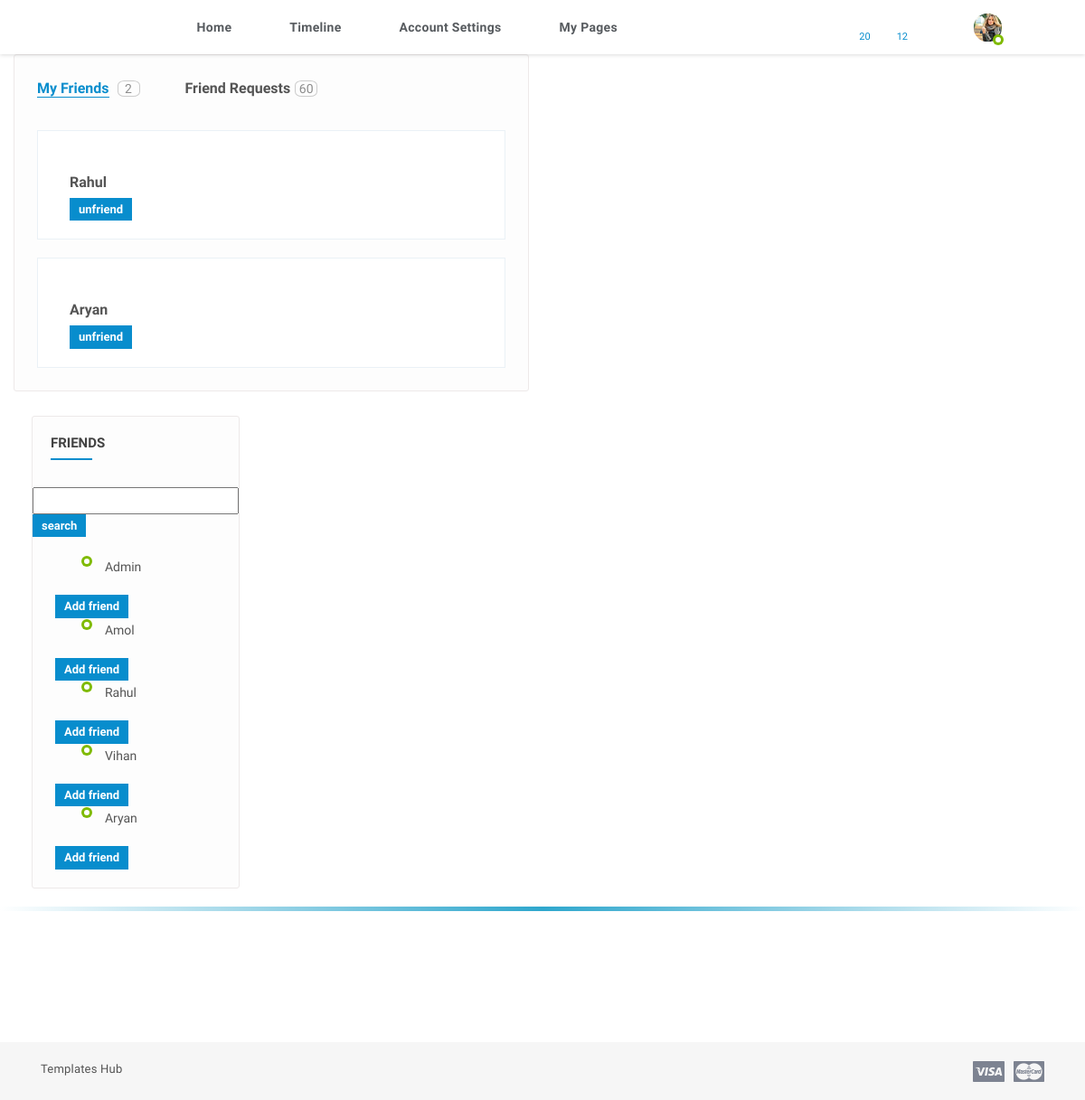
The app's page /friends-list (signed in), older data.
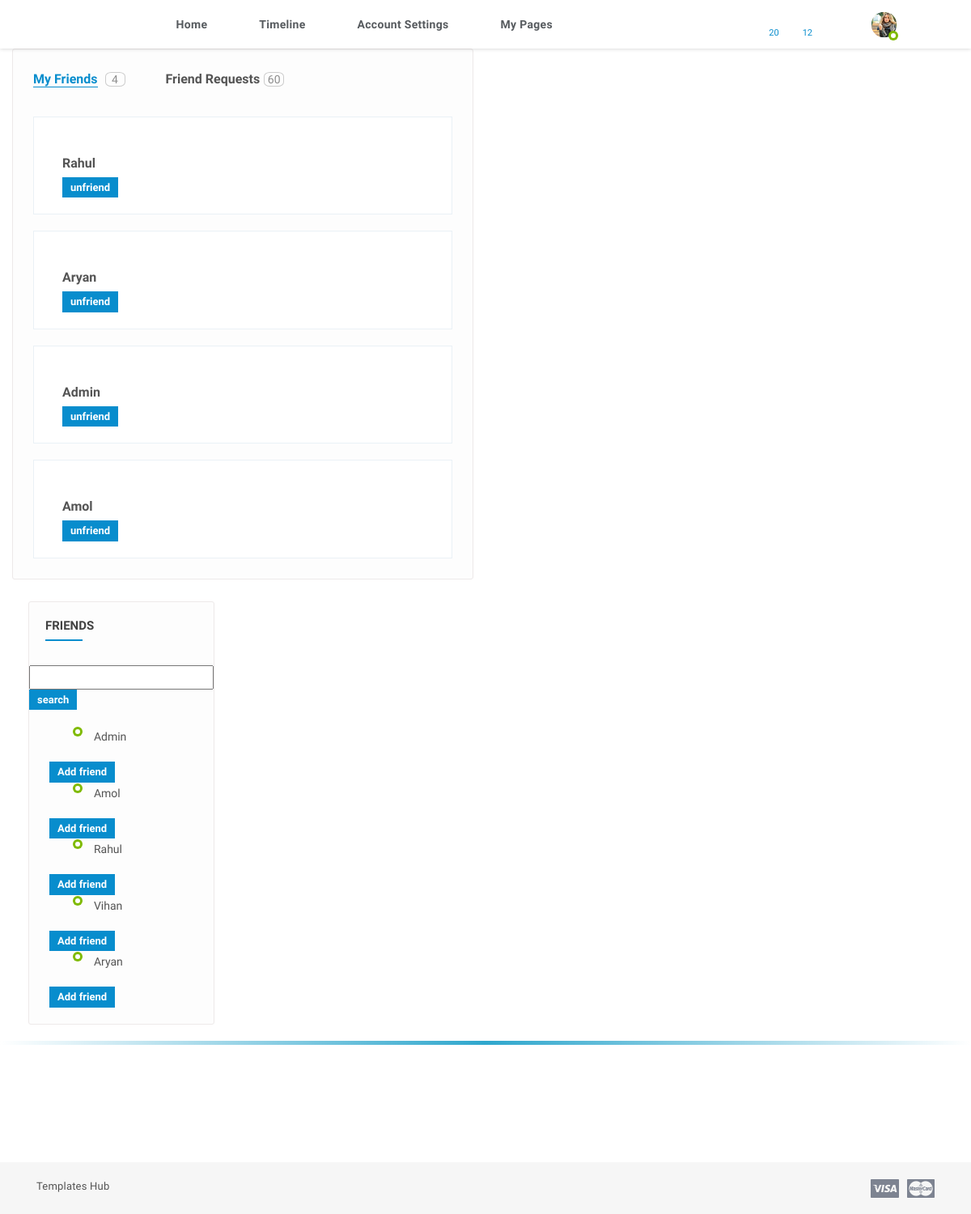
The same page, newer data.
### friends/models.py (models this page shows, shortened)
class Myuser(models.Model):
    user=models.ForeignKey(User, on_delete=models.CASCADE, null=True, blank=True, related_name="user")
    friends=models.ForeignKey(User, on_delete=models.CASCADE, related_name="friends")

### frontend/views.py (the view, shortened to what this page needs)
# urls.py: path('friends-list', views.Friendlist.as_view(), name="Friendslist"),
class Friendlist(View):
    template_name='friends-list.html'
    def get(self, request):
        friends=User.objects.all()
        myfriends=Myuser.objects.filter(user=request.user)
        context={
            'friends':friends,
            'myfriends':myfriends,
        }
        return render(request, self.template_name, context)

### templates/friends-list.html (shortened to what this page needs)
{% extends 'base.html' %} {% block content %}
<div class="col-lg-6">
  <div class="central-meta">
    <div class="frnds">
      <ul class="nav nav-tabs">
        <li class="nav-item">
          <a class="active" href="#frends" data-toggle="tab">My Friends</a>
          <span>{{myfriends.count}}</span>
        </li>
        <li class="nav-item">
          <a class="" href="#frends-req" data-toggle="tab">Friend Requests</a
          ><span>60</span>
        </li>
      </ul>
      <div class="tab-content">
        <div class="tab-pane active fade show" id="frends">
            <ul class="nearby-contct">
                {% for myfriend in myfriends %}
                <li>
                  <div class="nearly-pepls">
                    <figure>
                    </figure>
                    <div class="pepl-info">
                      <h4>
                        <a href="time-line.html" title="">{{myfriend.friends}}</a>
                      </h4>
                      <form action="" method="post">
                          <button name="unfriend" value="{{myfriend.id}}"
                          title="" class="add-butn" >unfriend</button>
                      </form>
                    </div>
                  </div>
                </li>
                {% endfor %}
            </ul>
        </div>
      </div>
    </div>
  </div>
</div>
<div class="col-lg-3">
  <aside class="sidebar static">
    <div class="widget friend-list stick-widget">
      <h4 class="widget-title">Friends</h4>
      <form action="" method="get">
        <input type="text" name="search">
        <button type="submit">search</button>
      </form>
      <ul id="people-list" class="friendz-list">
          {% for friend in friends %}
          <li>
            <figure>
              <span class="status f-online"></span>
            </figure>
            <div class="friendz-meta">
              <a href="time-line.html">{{friend.username}}</a>
            </div>
        </li>
        <form action="" method="post">
            <button name="submit" value="{{friend.id}}"
                    >Add friend</button>
        </form>
          {% endfor %}
      </ul>
    </div>
  </aside>
</div>
{% endblock content %}

Row changes from the older to the newer data that the page shows:
added Myuser: friends "Admin", {{ myfriend.id }} 10 (drawn)
added Myuser: friends "Amol", {{ myfriend.id }} 11 (drawn)
Text that changed along with them:
{{ myfriends.count }}: "2" → "4"
